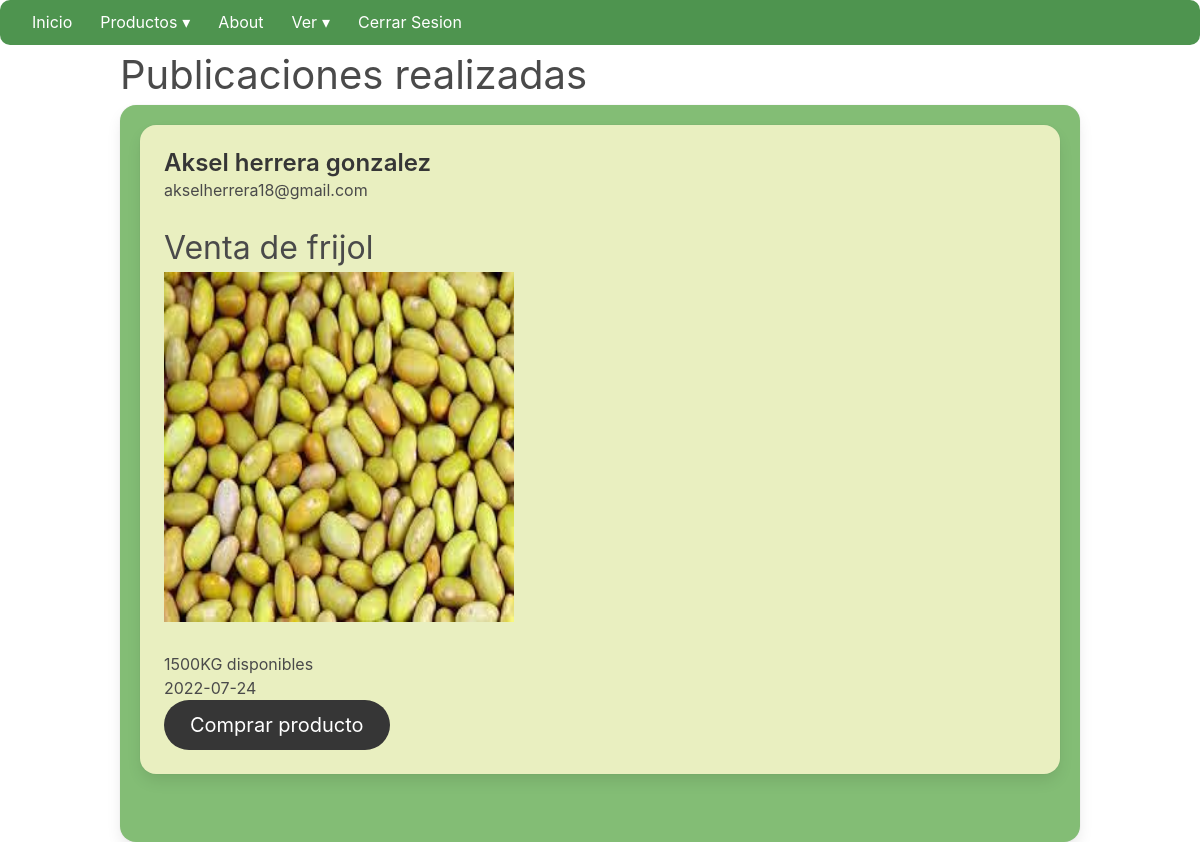
Page /publicaciones.php (signed in) on the committed database.
### tables this page shows
CREATE TABLE `publicacion` (
  `pk_publicacion` int(11) NOT NULL,
  `titulo` varchar(50) NOT NULL,
  `descripcion` varchar(50) NOT NULL,
  `ruta_archivo` varchar(50) NOT NULL,
  `fecha_publicacion` date NOT NULL,
  `estado` int(11) NOT NULL,
  `fk_persona` int(11) NOT NULL,
  `fk_producto` int(11) NOT NULL
);

CREATE TABLE `persona` (
  `pk_persona` int(11) NOT NULL,
  `nombre` varchar(50) NOT NULL,
  `apellido_paterno` varchar(50) NOT NULL,
  `apeelido_materno` varchar(50) NOT NULL,
  `direccion` varchar(50) NOT NULL,
  `telefono` int(11) NOT NULL,
  `correo` varchar(75) NOT NULL,
  `contrasena` varchar(50) NOT NULL,
  `fecha_nacimiento` date NOT NULL,
  `ciudad` varchar(50) NOT NULL,
  `fk_tipo_persona` int(11) NOT NULL
);

### publicaciones.php (the view, shortened to what this page needs)
<?php
    include("conexion.php");
    $resultados = $mysqli->query("SELECT pk_publicacion,fecha_publicacion,titulo,publicacion.descripcion,ruta_archivo, CONCAT(nombre,' ',apellido_paterno,' ',apeelido_materno) as 'nombre',cantidad,precio,correo
    FROM publicacion, persona,producto
    WHERE publicacion.fk_persona=persona.pk_persona and pk_producto=fk_producto and estado = 0");
    $datos = $resultados->fetch_all(MYSQLI_ASSOC);
?>
<!DOCTYPE html>
<html lang="en">
<head>
    <link rel="stylesheet" href="https://cdn.jsdelivr.net/npm/bulma@0.9.4/css/bulma.min.css">
    <link rel="stylesheet" href="css/estilo.css">
</head>
<body>
    <?php
    include_once("menu.php");
    ?>
    <div class="container is-max-widescreen">
    <h2 class="is-size-2">Publicaciones realizadas</h2>
    </div>
    <div class="container is-max-widescreen">
    <div class="box contenido" >
    <?php
    foreach($datos as $registro)
    {
        ?>
<div class="card public">
  <div class="card-content">
    <div class="media">
      <div class="media-content">
        <p class="title is-4"><?php echo $registro['nombre'];?></p>
        <p class="subtitle is-6"><?php echo $registro['correo'];?></p>
        <p class="is-size-3"><?php echo $registro['titulo'];?></p>
        <img src="<?php echo $registro['ruta_archivo'];?>" alt="" style="width: 350px; height: 350px;">
      </div>
    </div>
    <div class="content">
    <?php echo $registro['descripcion'];?>
      <br>
      <time datetime="2016-1-1"><?php echo $registro['fecha_publicacion'];?></time>
      <br><a href="publicacion.php?producto=<?php echo $registro['pk_publicacion'] ?>"><button class="button is-dark is-rounded is-responsive is-medium" type="submit">Comprar producto</button></a>
    </div>
  </div>
</div><br><br>
        <?php
    }
    ?>
</body>
</html>

### menu.php (shortened to what this page needs)
<nav id='menu'style="background-color: #4E944F">
  <ul>
    <li><a href='principal.php'>Inicio</a></li>
    <li><a class='dropdown-arrow' >Productos</a>
    </li>
    <li><a href='http://'>About</a></li>
    <li><a class='dropdown-arrow' >Ver</a>
    </li>
    <li><a href='salir.php'>Cerrar Sesion</a></li>
  </ul>
</nav>

### css/estilo.css (style rules this page uses)
:root { --main-font: sans-serif; --font-size: 16px; --main-color: #76BA99; --secound-color: #222; --main-modal-color: #ADCF9F; --secound-modal--color: #CED89E; --container-width: 1200px; }
#menu { background: var(--main-color); color: #FFF; height: 45px; padding-left: 18px; border-radius: 10px; }
#menu ul, #menu li { margin: 0 auto; padding: 0; list-style: none }
#menu ul { width: 100%; }
#menu li { float: left; display: inline; position: relative; }
#menu a { display: block; line-height: 45px; padding: 0 14px; text-decoration: none; color: #FFFFFF; font-size: 16px; }
#menu a.dropdown-arrow:after { content: "\25BE"; margin-left: 5px; }
.contenido { background-color: #83BD75; border-radius: 1rem; }
.public { background-color: #E9EFC0; border-radius: 1rem; }

### rows in the picture
publicacion: nombre "Aksel herrera gonzalez", fk_persona.correo "akselherrera18@gmail.com", titulo "Venta de frijol", ruta_archivo (picture), descripcion "1500KG disponibles", fecha_publicacion "2022-07-24"
